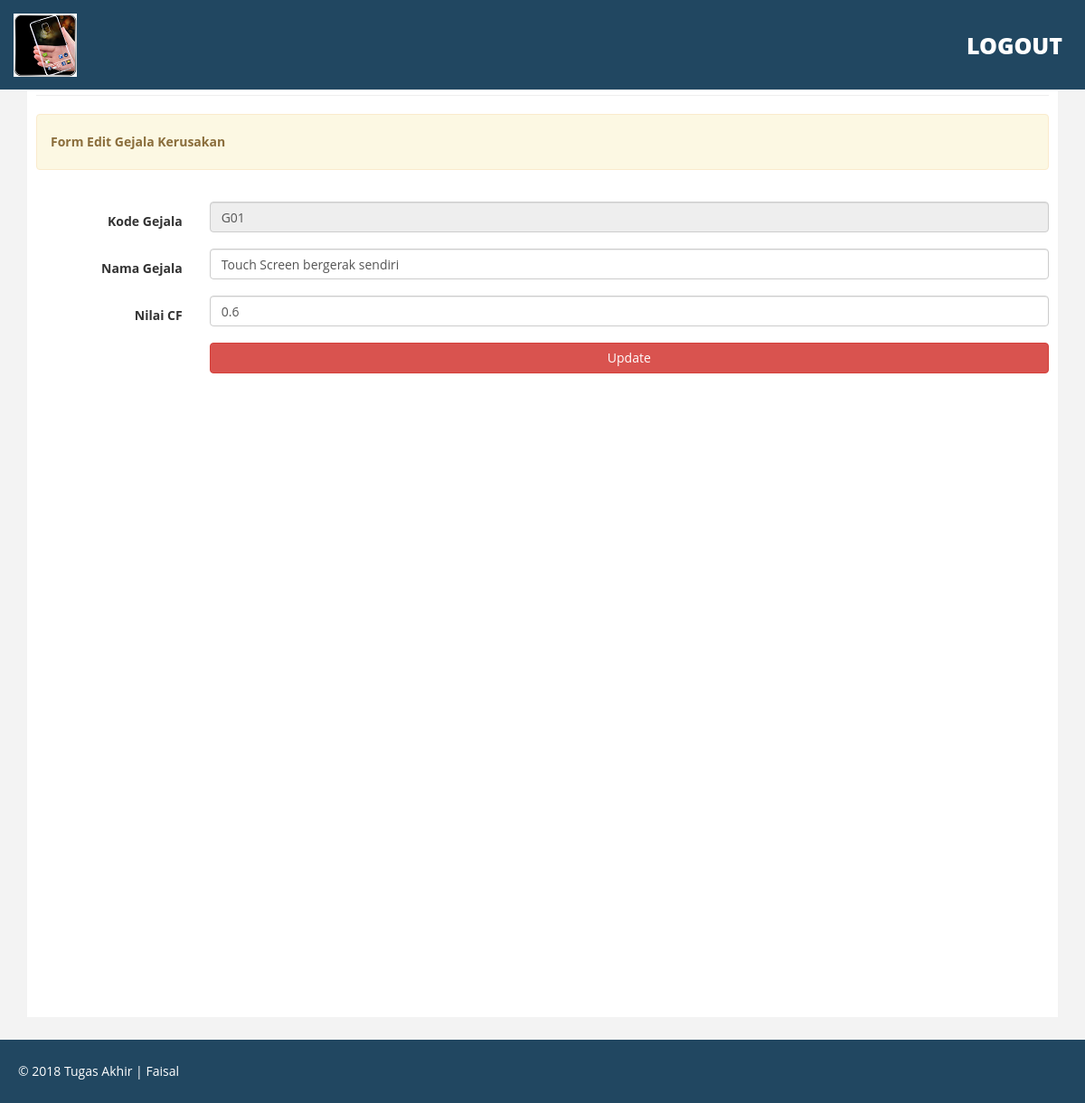
The app's page /admin/editgejala/1, older data.
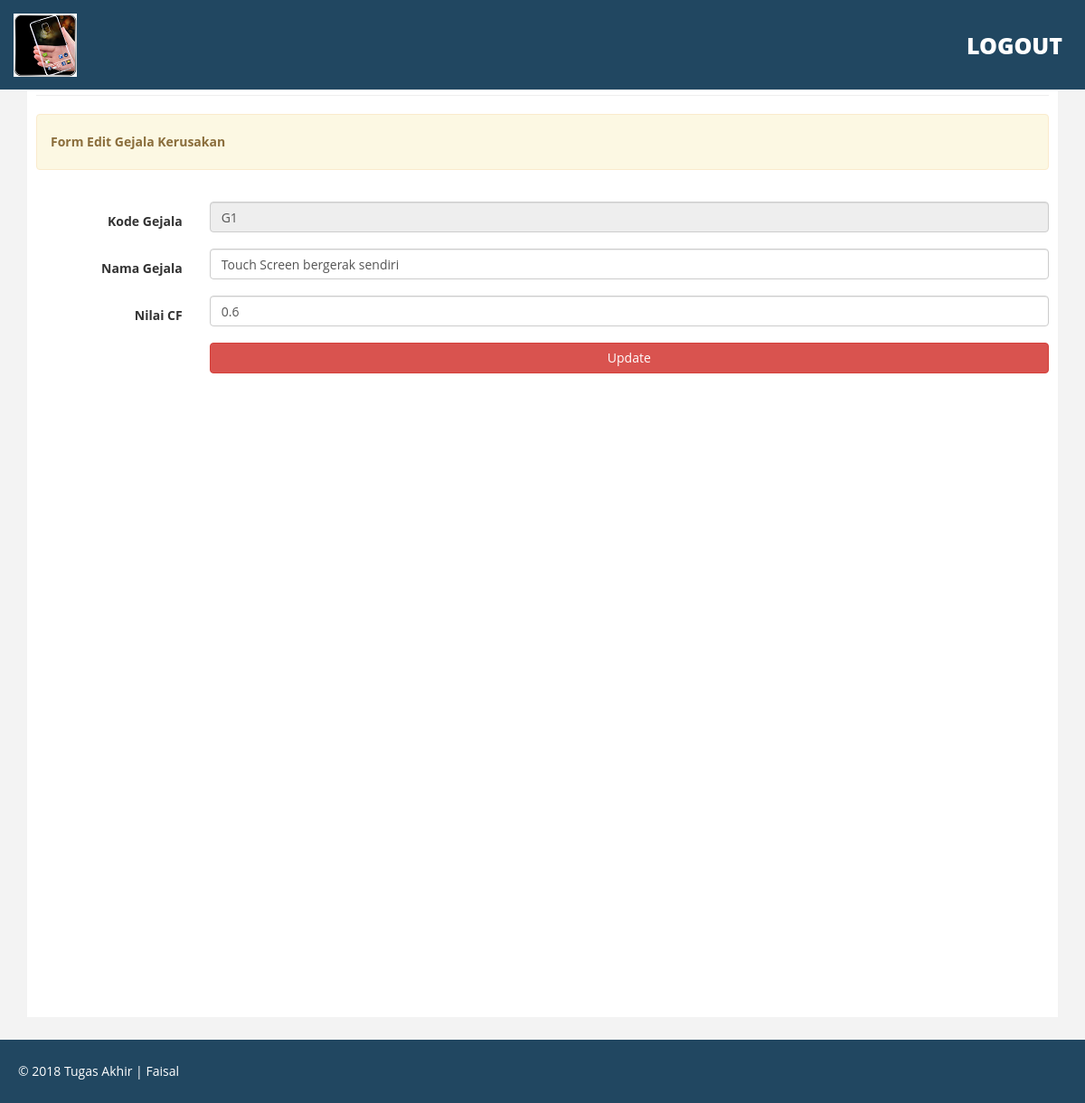
The same page, newer data.
### tables this page shows
CREATE TABLE IF NOT EXISTS `gejala_kerusakan` (
  `id` int(11) NOT NULL AUTO_INCREMENT,
  `nama` varchar(200) NOT NULL,
  `cf` double NOT NULL,
  `kode` varchar(5) NOT NULL,
  PRIMARY KEY (`id`),
  UNIQUE KEY `kode` (`kode`)
);

### application/controllers/Admin_controller.php (called while the page is built, shortened)
<?php
class Admin_controller extends CI_Controller
{
    function __construct()
    {
        $this->load->model('Admin_model');
    }
    function editGejala($param)
    {
        $data['data']   = $this->Admin_model->lihatGejalaKerusakanById($param);
        $data['footer'] = $this->load->view("admin/footer.php", '', TRUE);
        $data['header'] = $this->load->view("admin/header.php", '', TRUE);
        $this->load->view('admin/form_edit_gejala', $data);
    }
}

### index.php (called while the page is built, shortened)
<?php
require_once BASEPATH.'core/CodeIgniter.php';

### application/models/Admin_model.php (called while the page is built, shortened)
<?php
class Admin_model extends CI_Model
{
    function lihatGejalaKerusakanById($id)
    {
        $this->db->from('gejala_kerusakan');
        $this->db->where('id', $id);
        $query = $this->db->get();
        return $query->result_array();
    }
}

### application/views/admin/form_edit_gejala.php (the view, shortened to what this page needs)
<!DOCTYPE html>
<html xmlns="http://www.w3.org/1999/xhtml">
<head>
   <link href="<?php echo base_url("assets/admin"); ?>/css/bootstrap.css" rel="stylesheet" />
   <link href="<?php echo base_url("assets/admin"); ?>/css/font-awesome.css" rel="stylesheet" />
   <link href="<?php echo base_url("assets/admin"); ?>/css/custom.css" rel="stylesheet" />
</head>
<body>
   <div id="wrapper">
    <?php echo $header;?>
    <div id="page-wrapper" >
      <div class="container">
         <div id="page-inner">
            <hr />
            <div class="row">
            <div class="col-lg-12">
              <div class="alert alert-warning">
                <strong>Form Edit Gejala Kerusakan</strong>
              </div>
            </div>
          </div>
     <div class="row text-center pad-top">
      <div class="col-lg-12 col-md-12 col-sm-12 col-xs-6">
         <?php
         $attributes = array('class' => 'form-horizontal', 'id' => 'tambahgejala');
         echo form_open('admin/submit/editgejala', $attributes);
         ?>
         <div class="form-group">
            <label class="control-label col-sm-2" for="nama">Kode Gejala</label>
            <div class="col-sm-10">
                  <input type="text" class="form-control" placeholder="Tolong Masukkan Angka" aria-describedby="basic-addon2" name="kode" id="kode" value="<?=$data[0]['kode']; ?>" readonly="">
            </div>
         </div>
         <div class="form-group">
            <label class="control-label col-sm-2" for="nama">Nama Gejala</label>
            <div class="col-sm-10">
               <input type="text" class="form-control" id="nama" placeholder="Masukkan Nilaiama Gejala" name="nama" value="<?=$data[0]['nama']?>">
            </div>
         </div>
         <div class="form-group">
            <label class="control-label col-sm-2" for="pwd">Nilai CF</label>
            <div class="col-sm-10">
              <input type="text" class="form-control" id="cf" placeholder="Masukkan nilai CF Pakar" name="cf" value="<?= $data[0]['cf']?>">
           </div>
        </div>
        <div class="form-group">
         <div class="col-sm-offset-2 col-sm-10">
           <button type="submit" class="btn btn-danger col-lg-12">Update</button>
        </div>
     </div>
     <?php echo form_close();?>
  </div>
</div>
</div>
</div>
</div>
</div>
<?php echo $footer;?>
</body>
</html>

### application/views/admin/footer.php
<div class="footer">
         <div class="row">
            <div class="col-lg-12" >
               &copy;  <?php echo date("Y")?> Tugas Akhir | <a href="http://binarytheme.com" style="color:#fff;" target="_blank">Faisal</a>
            </div>
         </div>
     </div>

### application/views/admin/header.php (shortened to what this page needs)
<div class="navbar navbar-inverse navbar-fixed-top" style="position: absolute;">
          <div class="adjust-nav">
             <div class="navbar-header">
                <a class="navbar-brand" href="<?php echo base_url("admin"); ?>">
                <img src="<?php echo base_url("assets/admin"); ?>/img/logo.png" />
                </a>
             </div>
             <span class="logout-spn" >
             <a href="#" style="color:#fff;">LOGOUT</a>
             </span>
          </div>
       </div>

### assets/admin/css/custom.css (style rules this page uses)
body { font-family: 'Open Sans', sans-serif; line-height:30px; }
#wrapper { width: 100%; margin-top:50px; }
#page-wrapper { padding: 15px 0px; min-height: 600px; background:#F3F3F3; }
#page-inner { width:100%; margin:10px 20px 10px 0px; background-color:#fff!important; padding:10px; min-height:1050px; }
.pad-top { padding-top:15px; }
.navbar-inverse { background-color: #214761; border-color: #F0F0F0; min-height: 100px; }
.logout-spn { float:right; color:#fff; font-size:25px; font-weight:800; margin:20px; margin: 35px 25px 10px 50px; }
.logout-spn a { text-decoration:none; }
.footer { background-color:#214761; width:100%; color:#fff; padding:20px 50px 20px 50px; padding-left:20px; }
@media (min-width:768px) { #page-wrapper { padding: 15px 0px; min-height: 1050px; } }

Row changes from the older to the newer data that the page shows:
changed gejala_kerusakan "Touch Screen bergerak sendiri": kode "G01" → "G1"
